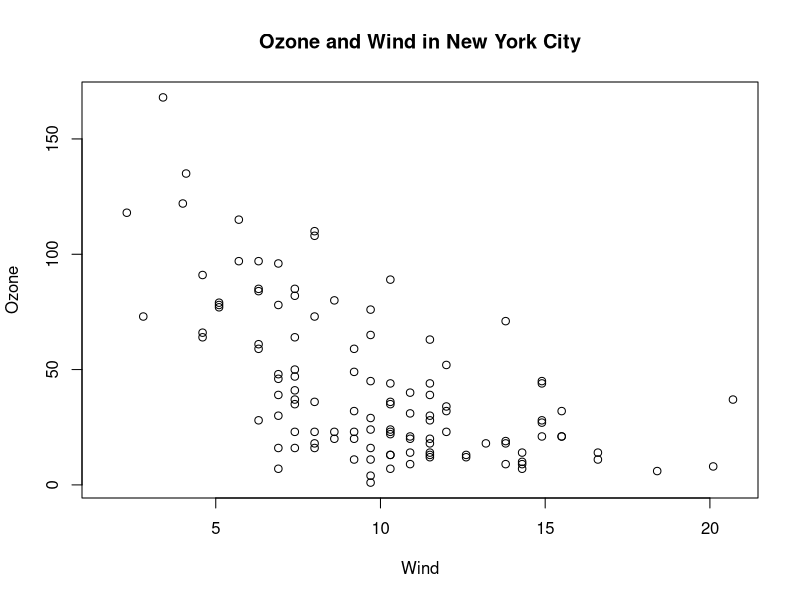
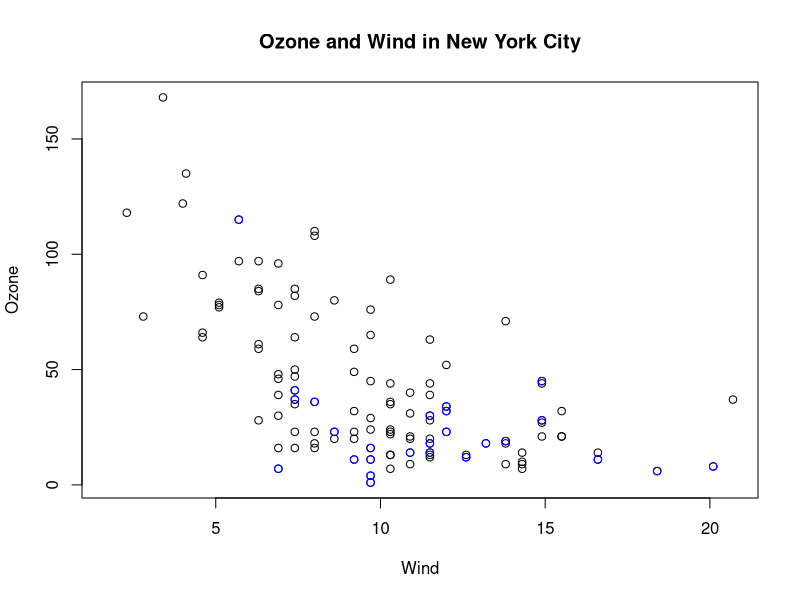
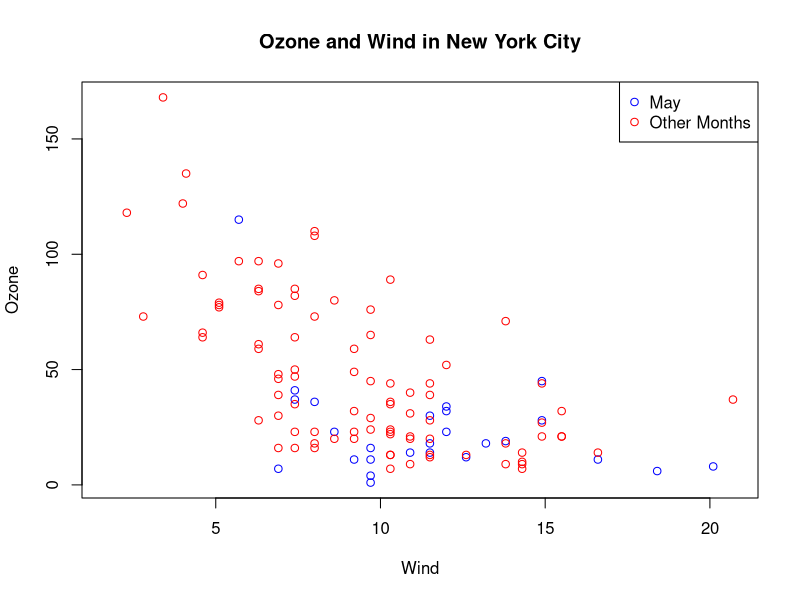
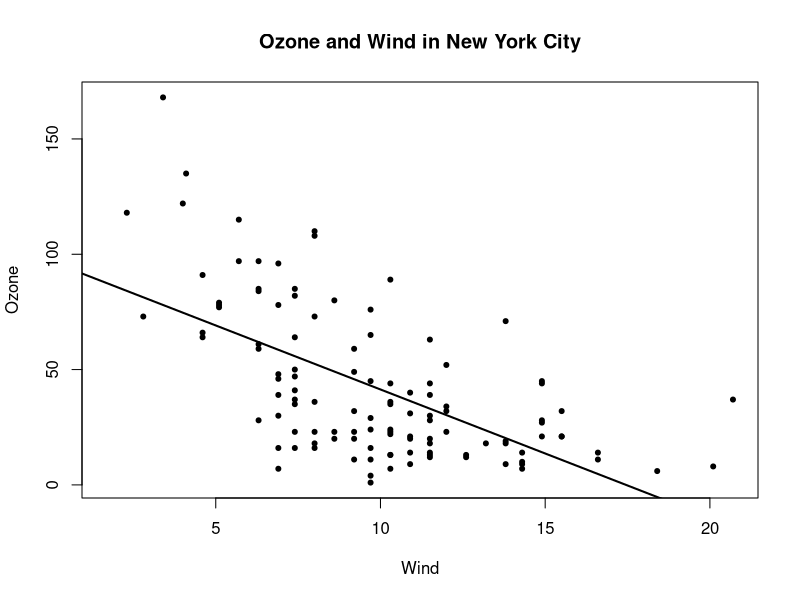
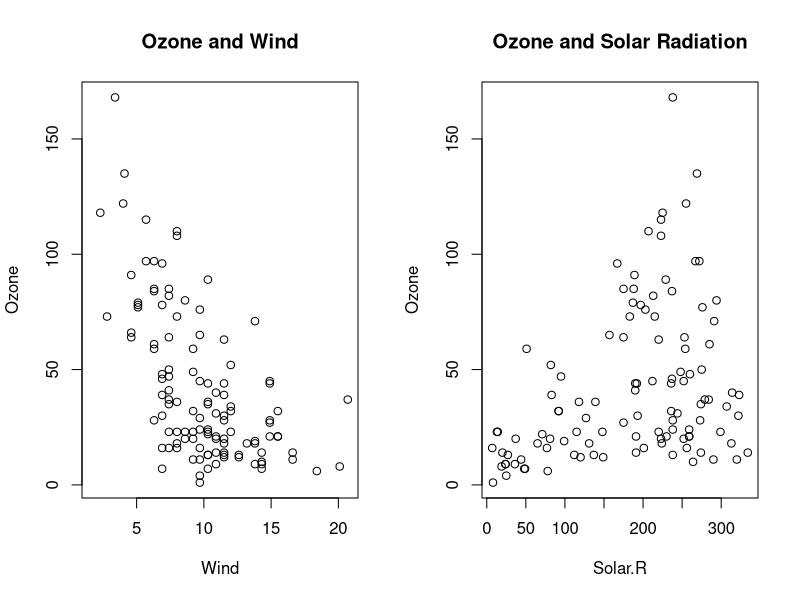
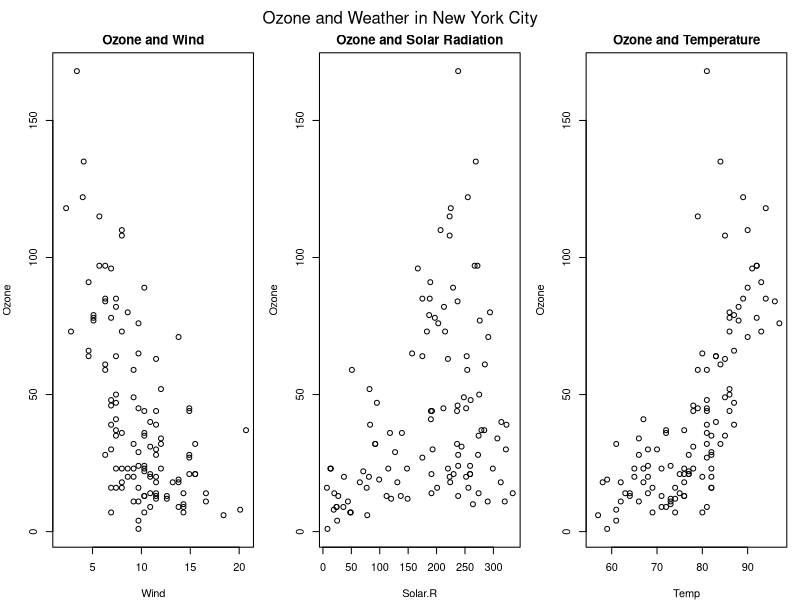

The R script that drew these images, in order:
## Base Plotting System (Part2)

## Base Plotting Functions:
##   - plot:   make a scatterplot, or other type of plot depending on the class  
##             of the object being plotted
##   - lines:  add lines to a plot, given a vector x values and a corresponding 
##             vector of y values (or a 2-column matrix); this function just 
##             connects the dots
##   - points: add points to a plot
##   - text:   add text labels to a plot using specified x,y coordinates
##   - title:  add annotations to x, y axis labels, title, subtitle, outer margin
##   - mtext:  add arbitrary text to the margins (inner or outer) of the plot
##   - axis:   add axis ticks/labels

## Base Plot with Annotation
library(datasets)
with (airquality, plot(Wind, Ozone))
title(main="Ozone and Wind in New York City") ## Add a title

with (airquality, plot(Wind, Ozone, main="Ozone and Wind in New York City"))
with (subset(airquality, Month==5), points(Wind, Ozone, col="blue"))

# type="n" sets up everything in a plot but does not actually plot anything
with (airquality, plot(Wind, Ozone, main="Ozone and Wind in New York City", type="n"))
# start to actually plot the plot
with (subset(airquality, Month==5), points(Wind, Ozone, col="blue"))
with (subset(airquality, Month!=5), points(Wind, Ozone, col="red"))
# add a legend to the plot
legend("topright", pch=1, col=c("blue", "red"), legend=c("May", "Other Months"))

## Base Plot with Regression Line
# pch=20: small fill-in circle
with (airquality, plot(Wind, Ozone, main="Ozone and Wind in New York City", pch=20))
# fill into linear model
model <- lm(Ozone ~ Wind, airquality)
# another annotaion function
abline(model, lwd=2)

## Multiple Base Plots
# one row, two columns. i.e. plot the two graphs side by side
par(mfrow=c(1,2))
with(airquality, {
     plot(Wind, Ozone, main="Ozone and Wind")
     plot(Solar.R, Ozone, main="Ozone and Solar Radiation")
})

# make the margin of each small plots smaller than default; 
# make the outer margin of the whole plot larger than default, in particular the 
# top outer margin a bit bigger so that mtext can be written over there
par(mfrow=c(1,3), mar=c(4,4,2,1), oma=c(0,0,2,0))
with(airquality, {
     plot(Wind, Ozone, main="Ozone and Wind")
     plot(Solar.R, Ozone, main="Ozone and Solar Radiation")
     plot(Temp, Ozone, main="Ozone and Temperature")
     # add an outer title to this whole plot
     mtext("Ozone and Weather in New York City", outer=TRUE)
})

## Summary
##   - Plots in the base plotting system are created by calling successive R 
##     functions to "build up" a plot
##   - Plotting occurs in two stages:
##     - Creation of a plot
##     - Annotation of a plot (add lines, points, text, legends)
##   - The base plotting system is very flexible and offers a high degree of 
##     control over plotting

